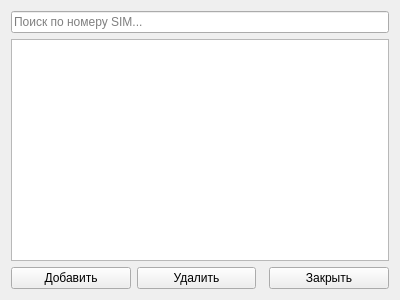
<?xml version="1.0" encoding="UTF-8"?>
<ui version="4.0">
    <class>SIMCardsForm</class>
    <widget class="QWidget" name="SIMCardsForm">
        <property name="geometry">
            <rect>
                <x>0</x>
                <y>0</y>
                <width>400</width>
                <height>300</height>
            </rect>
        </property>
        <property name="windowTitle">
            <string>Form</string>
        </property>
        <layout class="QVBoxLayout" name="verticalLayout">
            <item>
                <widget class="QLineEdit" name="lineEditSearch">
                    <property name="placeholderText">
                        <string>Поиск по номеру SIM...</string>
                    </property>
                    <property name="clearButtonEnabled">
                        <bool>true</bool>
                    </property>
                </widget>
            </item>
            <item>
                <widget class="QTableView" name="tableView">
                    <property name="alternatingRowColors">
                        <bool>true</bool>
                    </property>
                </widget>
            </item>
            <item>
                <layout class="QHBoxLayout" name="horizontalLayout">
                    <item>
                        <widget class="QPushButton" name="btnAdd">
                            <property name="text">
                                <string>Добавить</string>
                            </property>
                        </widget>
                    </item>
                    <item>
                        <widget class="QPushButton" name="btnDelete">
                            <property name="text">
                                <string>Удалить</string>
                            </property>
                        </widget>
                    </item>
                    <item>
                        <spacer name="horizontalSpacer">
                            <property name="orientation">
                                <enum>Qt::Horizontal</enum>
                            </property>
                        </spacer>
                    </item>
                    <item>
                        <widget class="QPushButton" name="btnClose">
                            <property name="text">
                                <string>Закрыть</string>
                            </property>
                        </widget>
                    </item>
                </layout>
            </item>
        </layout>
    </widget>
    <resources/>
    <connections/>
</ui>
